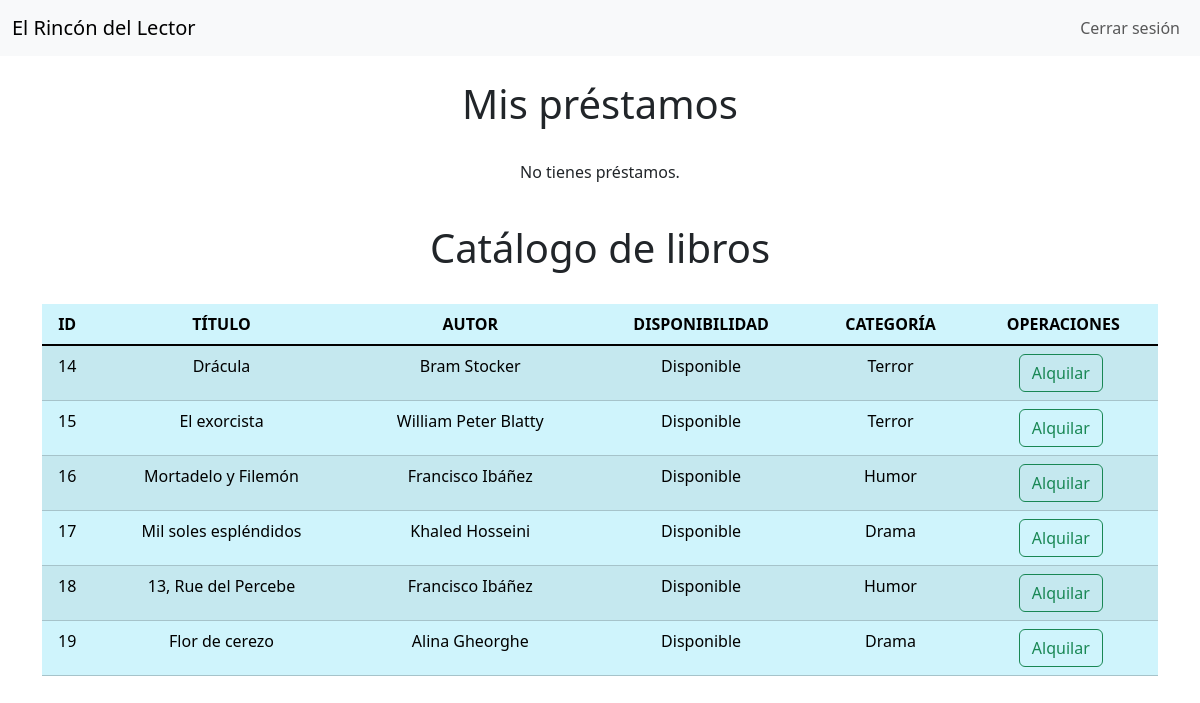
/prestamos/index/ (signed in), run on the app's committed database.
### catalogo/models.py (models this page shows, shortened)
class Libro(models.Model):
    titulo = models.CharField(max_length=100)
    autor = models.CharField(max_length=100)
    disponible = models.BooleanField(default=True)
    categoria = models.ForeignKey(Categoria, on_delete=models.CASCADE)

class Categoria (models.Model):
    nombre = models.CharField(max_length=100, unique=True)
    descripcion = models.TextField(null=True)
    def __str__(self):
        return f"{self.nombre}"

### prestamos/views.py (the view)
# urls.py: path('index/', v.index, name='catalogo.index'),
@login_required
def index(request):
    prestamos=Prestamo.objects.filter(usuario=request.user)
    libros = Libro.objects.exclude(prestamo__usuario=request.user)
    return render(request, 'prestamos/index.html', {'prestamos': prestamos, 'libros': libros})

### prestamos/templates/prestamos/index.html (shortened to what this page needs)
{% extends 'proyecto/layout.html' %}
{% block contenido %}
    <h1>Mis préstamos</h1>
    {% if prestamos %}
        <table class="table table-info table-striped" style="margin:auto">
            <thead>
                <tr>
                    <th>LIBRO</th>
                    <th>FECHA DEL PRÉSTAMO</th>
                    <th>OPERACIONES</th>
                </tr>
            </thead>
            <tbody class="table-group-divider">
                {% for prestamo in prestamos %}
                    <tr>
                        <td>{{ prestamo.libro.titulo }}</td>
                        <td>{{ prestamo.fecha_prestamo }}</td>
                        <td style="width: fit-content;">
                            <a href="{% url 'prestamos.actualizar' prestamo.id %}"><button class="btn btn-outline-success" style="margin-right:5px">Devolver</button></a>
                        </td>
                    </tr>
                {% endfor %}
            </tbody>
        </table>
    {% else %}
        <p>No tienes préstamos.</p>
    {% endif %}
    <h1>Catálogo de libros</h1>
    {% if libros %}
        <table class="table table-info table-striped" style="margin:auto">
            <thead>
                <tr>
                    <th>ID</th>
                    <th>TÍTULO</th>
                    <th>AUTOR</th>
                    <th>DISPONIBILIDAD</th>
                    <th>CATEGORÍA</th>
                    <th>OPERACIONES</th>
                </tr>
            </thead>
            <tbody class="table-group-divider">
                {% for libro in libros %}
                    <tr>
                        <td>{{ libro.id }}</td>
                        <td>{{ libro.titulo }}</td>
                        <td>{{ libro.autor }}</td>
                        <td>{% if libro.disponible %}
                                Disponible
                            {% else %}
                                No disponible
                            {% endif %}
                        </td>
                        <td>{{ libro.categoria }}</td>
                        <td style="width: fit-content;">
                            {% if libro.disponible %}
                                <a href="{% url 'prestamos.crear' libro.id %}"><button class="btn btn-outline-success" style="margin-right:5px">Alquilar</button></a>
                            {% else %}
                                -
                            {% endif %}
                        </td>
                    </tr>
                {% endfor %}
            </tbody>
        </table>
    {% else %}
        <p>El catálogo de libros está vacío.</p>
    {% endif %}
{% endblock %}

### static/css/footer.css (style rules this page uses)
a { text-decoration: none; }

### data on the page
Libro: id "14", titulo "Drácula", autor "Bram Stocker", disponible "Disponible", categoria "Terror"
Libro: id "15", titulo "El exorcista", autor "William Peter Blatty", disponible "Disponible", categoria "Terror"
Libro: id "16", titulo "Mortadelo y Filemón", autor "Francisco Ibáñez", disponible "Disponible", categoria "Humor"
Libro: id "17", titulo "Mil soles espléndidos", autor "Khaled Hosseini", disponible "Disponible", categoria "Drama"
Libro: id "18", titulo "13, Rue del Percebe", autor "Francisco Ibáñez", disponible "Disponible", categoria "Humor"
Libro: id "19", titulo "Flor de cerezo", autor "Alina Gheorghe", disponible "Disponible", categoria "Drama"
